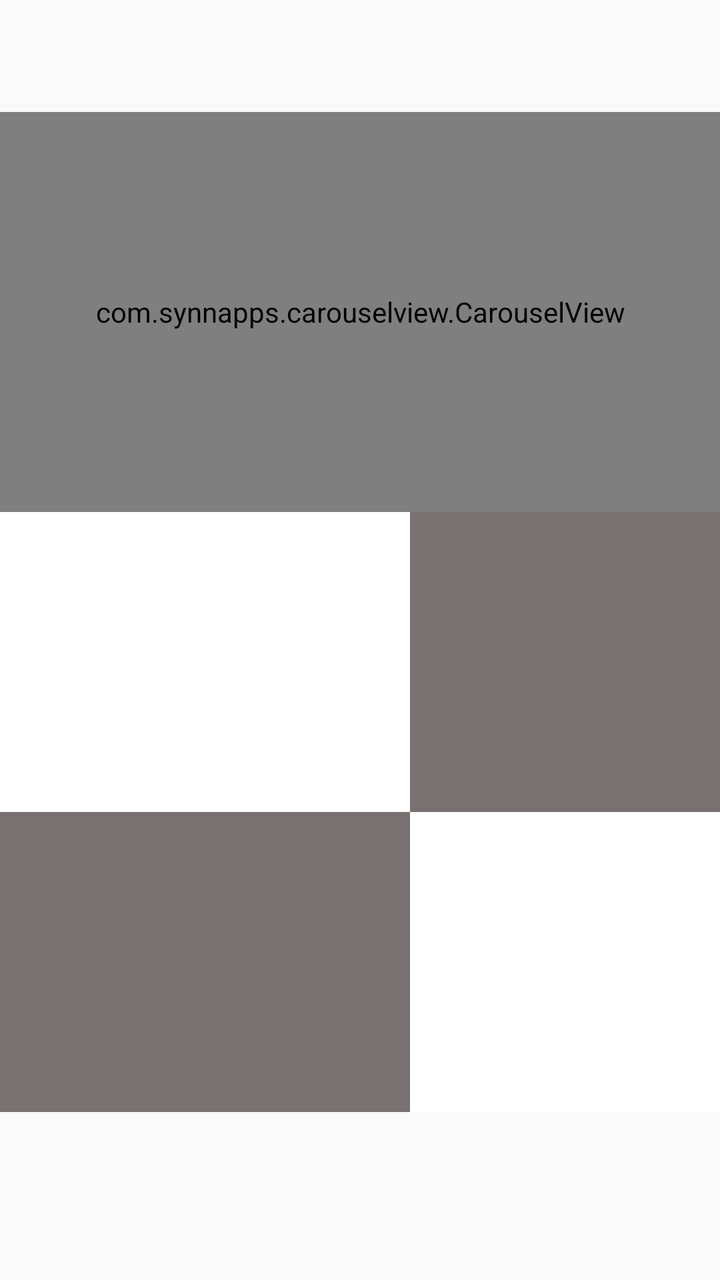
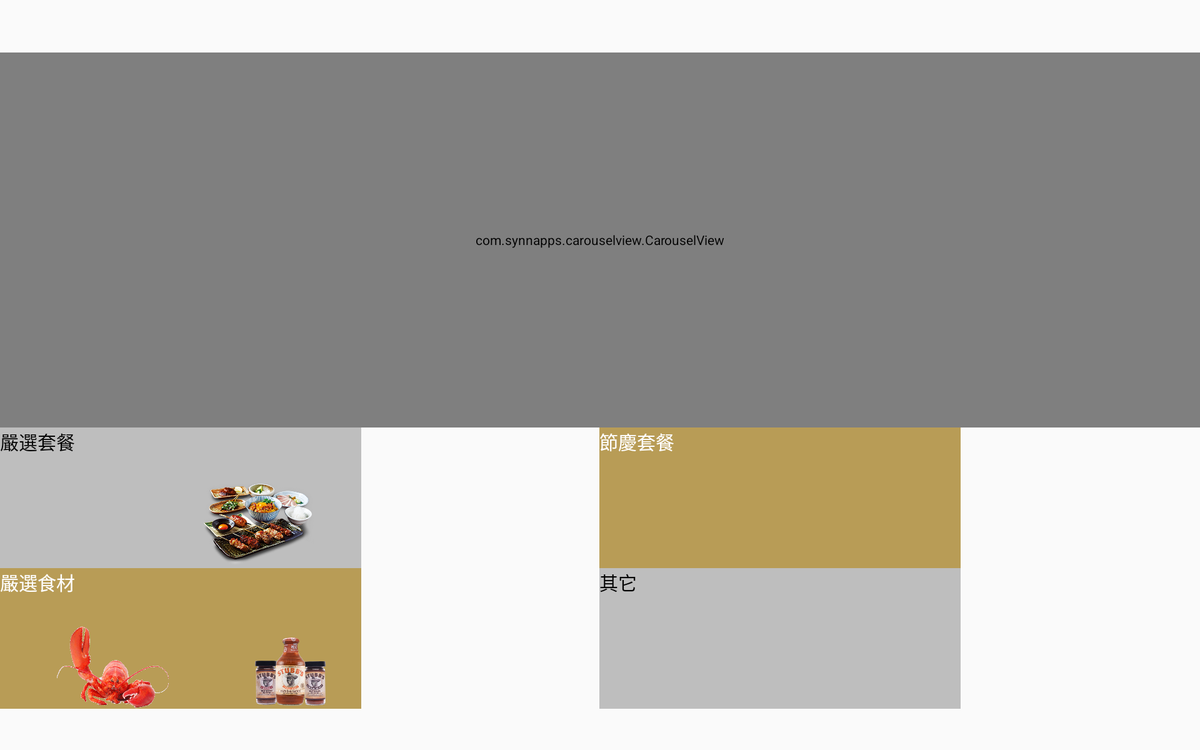

The same Android screen from two of the app's own layout files: first res/layout/ as a phone draws it, then the repository's variant for another configuration, drawn on a device whose configuration selects that folder. Both files follow.
<!-- AndroidManifest.xml: application theme AppTheme -->
<!-- res/layout/content_main.xml -->
<?xml version="1.0" encoding="utf-8"?>
<LinearLayout xmlns:android="http://schemas.android.com/apk/res/android"
    xmlns:app="http://schemas.android.com/apk/res-auto"
    xmlns:tools="http://schemas.android.com/tools"
    android:layout_width="match_parent"
    android:layout_height="match_parent"
    android:orientation="vertical"
    app:layout_behavior="@string/appbar_scrolling_view_behavior"
    tools:context=".main.MainActivity"
    tools:showIn="@layout/activity_main">


    <com.synnapps.carouselview.CarouselView
        android:id="@+id/carouselView"
        android:layout_width="match_parent"
        android:layout_height="200dp"
        android:layout_alignParentTop="true"
        android:layout_marginTop="56dp"
        app:fillColor="#FFFFFFFF"
        app:pageColor="#00000000"
        app:radius="6dp"
        app:slideInterval="3000"
        app:strokeColor="#FF777777"
        app:strokeWidth="1dp"
        tools:layout_editor_absoluteX="0dp"
        tools:layout_editor_absoluteY="57dp" />

    <LinearLayout
        android:layout_width="match_parent"
        android:layout_height="150dp"
        android:orientation="horizontal">


        <ImageView
            android:layout_width="205dp"
            android:layout_height="match_parent"
            android:background="@color/colorWhite" />
        <ImageView
            android:layout_width="205dp"
            android:layout_height="match_parent"
            android:background="@color/colorGary" />
    </LinearLayout>


    <LinearLayout
        android:layout_width="match_parent"
        android:layout_height="150dp"
        android:orientation="horizontal">
        <ImageView
            android:layout_width="205dp"
            android:layout_height="match_parent"
            android:background="@color/colorGary" />
        <ImageView
            android:layout_width="205dp"
            android:layout_height="match_parent"
            android:background="@color/colorWhite" />
    </LinearLayout>


</LinearLayout>
<!-- res/layout/activity_main.xml (included above) -->
<?xml version="1.0" encoding="utf-8"?>
<LinearLayout xmlns:android="http://schemas.android.com/apk/res/android"
    xmlns:app="http://schemas.android.com/apk/res-auto"
    xmlns:tools="http://schemas.android.com/tools"
    android:id="@+id/linearLayout"
    android:layout_width="match_parent"
    android:layout_height="match_parent"
    android:orientation="vertical"
    android:background="@drawable/main_bg"
    tools:context=".MainActivity">

    <android.support.v7.widget.Toolbar
        android:id="@+id/toolbar"
        android:layout_width="match_parent"
        android:layout_height="?attr/actionBarSize"
        android:background="@color/colorBlackWhite"
        app:theme="@style/ThemeOverlay.AppCompat.Dark.ActionBar" />

    

</LinearLayout>
<!-- resources referenced by this layout -->
<resources>
  <color name="colorBlackWhite">#353434</color>
  <color name="colorGary">#787272</color>
  <color name="colorWhite">#ffffff</color>
  <!-- drawable main_bg: jpg bitmap (drawable, 346440 bytes) -->
  <!-- from res/values-v21/ -->
  <style name="AppTheme" parent="Theme.AppCompat.Light.NoActionBar">
          
          <item name="colorPrimary">@color/colorBlack</item>
          <item name="colorPrimaryDark">@color/colorGary</item>
          <item name="colorAccent">@color/colorAccent</item>
          <item name="android:itemBackground">@color/colorBlack</item>
          <item name="android:textColor">@color/colorWhite</item> 
  
      </style>
  <color name="colorBlack">#000000</color>
  <color name="colorAccent">#686767</color>
</resources>
<!-- res/layout-xlarge/content_main.xml (the repository's variant of the layout above) -->
<!-- drawn on a large tablet held sideways -->
<?xml version="1.0" encoding="utf-8"?>
<LinearLayout xmlns:android="http://schemas.android.com/apk/res/android"
    xmlns:app="http://schemas.android.com/apk/res-auto"
    xmlns:tools="http://schemas.android.com/tools"
    android:layout_width="match_parent"
    android:layout_height="match_parent"
    android:orientation="vertical"
    app:layout_behavior="@string/appbar_scrolling_view_behavior"
    tools:context=".main.MainActivity"
    tools:showIn="@layout/activity_main">


    <com.synnapps.carouselview.CarouselView
        android:id="@+id/customCarouselView"
        android:layout_width="match_parent"
        android:layout_height="400dp"
        android:layout_marginTop="56dp"
        app:disableAutoPlayOnUserInteraction="true"
        app:fillColor="#FFFFFFFF"
        app:pageColor="#00000000"
        app:radius="6dp"
        app:strokeColor="#FF777777"
        app:strokeWidth="1dp" />

    
    
    
    
    
    
    
    
    
    
    
    


    
    
    
    
    
    
    
    


    <FrameLayout
        android:layout_width="match_parent"
        android:layout_height="150dp">

        <TextView
            android:layout_width="385dp"
            android:layout_height="match_parent"
            android:layout_gravity="left"
            android:background="#bebebe"
            android:text="嚴選套餐"

            android:textColor="@color/colorBlack"
            android:textSize="20dp" />

        <ImageView
            android:layout_width="120dp"
            android:layout_height="90dp"
            android:layout_gravity="bottom"
            android:layout_marginLeft="215dp"
            android:background="@drawable/bkd_menu" />


        <TextView
            android:layout_width="385dp"
            android:layout_height="match_parent"
            android:layout_gravity="center"
            android:layout_marginLeft="192dp"
            android:background="#b89c56"
            android:text="節慶套餐"
            android:textColor="@color/colorWhite"
            android:textSize="20dp" />

        <ImageView
            android:layout_width="120dp"
            android:layout_height="90dp"
            android:layout_gravity="bottom"
            android:layout_marginLeft="240dp"
            android:background="@drawable/bkd_turkey" />
    </FrameLayout>


    <FrameLayout
        android:layout_width="match_parent"
        android:layout_height="150dp">

        <TextView
            android:layout_width="385dp"
            android:layout_height="match_parent"
            android:layout_gravity="left"
            android:background="#b89c56"
            android:text="嚴選食材"
            android:textColor="@color/colorWhite"
            android:textSize="20dp" />

        <ImageView
            android:layout_width="120dp"
            android:layout_height="90dp"
            android:layout_gravity="bottom"
            android:layout_marginLeft="60dp"
            android:background="@drawable/bkd_lobster" />

        <TextView
            android:layout_width="385dp"
            android:layout_height="match_parent"
            android:layout_gravity="center"
            android:layout_marginLeft="192dp"
            android:background="#bebebe"
            android:text="其它"
            android:textColor="@color/colorBlack"
            android:textSize="20dp" />

        <ImageView
            android:layout_width="80dp"
            android:layout_height="80dp"
            android:layout_gravity="bottom"
            android:layout_marginLeft="270dp"
            android:background="@drawable/bkd_shrubs" />
    </FrameLayout>


</LinearLayout>
<!-- resources referenced by the variant -->
<!-- as a large tablet held sideways resolves them -->
<resources>
  <color name="colorBlack">#000000</color>
  <color name="colorBlackWhite">#353434</color>
  <color name="colorWhite">#ffffff</color>
  <!-- drawable bkd_lobster: png bitmap (drawable, 38803 bytes) -->
  <!-- drawable bkd_menu: png bitmap (drawable, 221724 bytes) -->
  <!-- drawable bkd_shrubs: png bitmap (drawable, 133217 bytes) -->
  <!-- drawable main_bg: jpg bitmap (drawable, 346440 bytes) -->
  <!-- from res/values-v21/ -->
  <style name="AppTheme" parent="Theme.AppCompat.Light.NoActionBar">
          
          <item name="colorPrimary">@color/colorBlack</item>
          <item name="colorPrimaryDark">@color/colorGary</item>
          <item name="colorAccent">@color/colorAccent</item>
          <item name="android:itemBackground">@color/colorBlack</item>
          <item name="android:textColor">@color/colorWhite</item> 
  
      </style>
  <color name="colorGary">#787272</color>
  <color name="colorAccent">#686767</color>
</resources>
